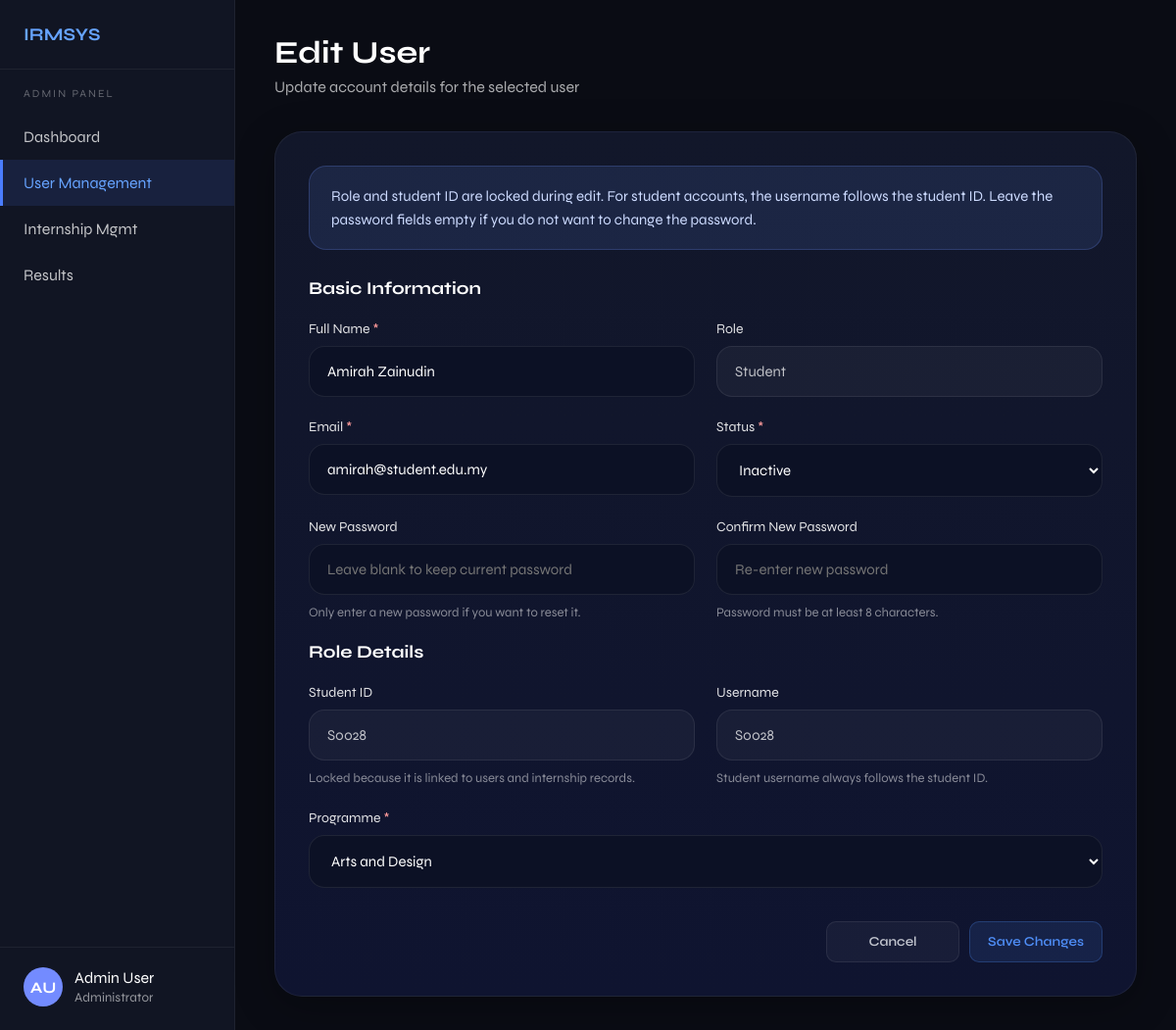
The page /src/edit_user.php?id=18 (signed in) on the database its author committed.
### tables this page shows
CREATE TABLE users (
    user_id       INT AUTO_INCREMENT PRIMARY KEY,
    username      VARCHAR(50)  NOT NULL UNIQUE,
    password      VARCHAR(255) NOT NULL,
    full_name     VARCHAR(100) NOT NULL,
    role          ENUM('admin','lecturer','supervisor','student') NOT NULL,
    programme     ENUM('Engineering','Arts and Design','Computer Science','Finance') DEFAULT NULL,
    company_name  VARCHAR(150) DEFAULT NULL,
    email         VARCHAR(100) NOT NULL UNIQUE,
    student_id    VARCHAR(10) DEFAULT NULL,
    status        ENUM('active','inactive') DEFAULT 'active',
    created_at    DATETIME DEFAULT CURRENT_TIMESTAMP,

    FOREIGN KEY (student_id) REFERENCES students(student_id) ON DELETE SET NULL
);

CREATE TABLE students (
    student_id  VARCHAR(10)  PRIMARY KEY,
    full_name   VARCHAR(100) NOT NULL,
    programme   ENUM('Engineering','Arts and Design','Computer Science','Finance') NOT NULL,
    email       VARCHAR(100) NOT NULL UNIQUE,
    status      ENUM('active','inactive') DEFAULT 'active',
    created_at  DATETIME DEFAULT CURRENT_TIMESTAMP
);

### src/edit_user.php (the view, shortened to what this page needs)
<?php
function h($value) {
    return htmlspecialchars($value ?? '', ENT_QUOTES, 'UTF-8');
}
function getInitials($name) {
    $parts = preg_split('/\s+/', trim((string)$name));
    $initials = '';
    foreach ($parts as $part) {
        if ($part !== '') {
            $initials .= strtoupper($part[0]);
        }
        if (strlen($initials) >= 2) {
            break;
        }
    }
    return $initials ?: 'AD';
}
$user_id = isset($_GET['id']) ? (int)$_GET['id'] : 0;
$conn = getConnection();
$stmt = $conn->prepare(
    "SELECT u.user_id, u.username, u.password, u.full_name, u.role, u.programme AS user_programme,
            u.email, u.student_id, u.status,
            s.programme AS student_programme, s.full_name AS student_full_name,
            s.email AS student_email, s.status AS student_status
     FROM users u
     LEFT JOIN students s ON u.student_id = s.student_id
     WHERE u.user_id = ?
     LIMIT 1"
);
$stmt->bind_param('i', $user_id);
$stmt->execute();
$user = $stmt->get_result()->fetch_assoc();
$full_name = $user['role'] === 'student' ? ($user['student_full_name'] ?: $user['full_name']) : $user['full_name'];
$role = $user['role'];
$email = $user['role'] === 'student' ? ($user['student_email'] ?: $user['email']) : $user['email'];
$status = $user['role'] === 'student' ? ($user['student_status'] ?: $user['status']) : $user['status'];
$student_id = $user['student_id'] ?? '';
$programme = $user['role'] === 'student' ? ($user['student_programme'] ?: $user['user_programme']) : ($user['user_programme'] ?? '');
?>
<!DOCTYPE html>
<html lang="en">
<head>
</head>
<body>
  <aside class="sidebar">
    <div>
      <div class="logo">IRMSYS</div>
      <div class="nav-section">
        <div class="nav-title">Admin Panel</div>
        <a href="admin_dashboard.php" class="nav-item">Dashboard</a>
        <a href="user_management.php" class="nav-item active">User Management</a>
        <a href="internship_list.php" class="nav-item">Internship Mgmt</a>
        <a href="view_results.php" class="nav-item">Results</a>
      </div>
    </div>
    <div class="admin-box">
      <div class="admin-avatar"><?= h(getInitials($_SESSION['full_name'] ?? 'Administrator')) ?></div>
      <div class="admin-info">
        <div><?= h($_SESSION['full_name'] ?? 'Administrator') ?></div>
        <small>Administrator</small>
      </div>
    </div>
  </aside>
  <main class="main">
    <div class="topbar">
      <h1>Edit User</h1>
      <p>Update account details for the selected user</p>
    </div>
    <div class="form-wrapper">
      <div class="note-box">
        Role and student ID are locked during edit. For student accounts, the username follows the student ID. Leave the password fields empty if you do not want to change the password.
      </div>
      <form id="editUserForm" action="edit_user.php?id=<?= (int)$user_id ?>" method="POST">
        <div class="section-title">Basic Information</div>
        <div class="form-grid">
          <div class="field-group">
            <label for="full_name">Full Name <span class="required">*</span></label>
            <input type="text" id="full_name" name="full_name" placeholder="Enter full name" value="<?= h($full_name) ?>" required>
          </div>
          <div class="field-group">
            <label for="role_display">Role</label>
            <input type="text" id="role_display" value="<?= h(ucfirst($role)) ?>" readonly>
          </div>
          <div class="field-group">
            <label for="email">Email <span class="required">*</span></label>
            <input type="email" id="email" name="email" placeholder="Enter email address" value="<?= h($email) ?>" required>
          </div>
          <div class="field-group">
            <label for="status">Status <span class="required">*</span></label>
            <select id="status" name="status" required>
              <option value="inactive" <?= $status === 'inactive' ? 'selected' : '' ?>>Inactive</option>
            </select>
          </div>
          <div class="field-group">
            <label for="password">New Password</label>
            <input type="password" id="password" name="password" placeholder="Leave blank to keep current password">
            <div class="helper-text">Only enter a new password if you want to reset it.</div>
          </div>
          <div class="field-group">
            <label for="confirm_password">Confirm New Password</label>
            <input type="password" id="confirm_password" name="confirm_password" placeholder="Re-enter new password">
            <div class="helper-text">Password must be at least 8 characters.</div>
          </div>
        </div>
        <div class="section-title">Role Details</div>
        <?php if ($role === 'student'): ?>
          <div class="form-grid">
            <div class="field-group">
              <label for="student_id">Student ID</label>
              <input type="text" id="student_id" name="student_id" value="<?= h($student_id) ?>" readonly>
              <div class="helper-text">Locked because it is linked to users and internship records.</div>
            </div>
            <div class="field-group">
              <label for="student_username">Username</label>
              <input type="text" id="student_username" value="<?= h($student_id) ?>" readonly>
              <div class="helper-text">Student username always follows the student ID.</div>
            </div>
            <div class="field-group full-width">
              <label for="programme">Programme <span class="required">*</span></label>
              <select id="programme" name="programme" required>
                <option value="Arts and Design" <?= $programme === 'Arts and Design' ? 'selected' : '' ?>>Arts and Design</option>
              </select>
            </div>
          </div>
        <?php endif; ?>
        <div class="button-row">
          <a href="user_management.php" class="btn-secondary">Cancel</a>
          <button type="submit" class="btn-primary">Save Changes</button>
        </div>
      </form>
    </div>
  </main>
</body>
</html>

### src/edit_user.php (style rules this page uses)
* { margin: 0; padding: 0; box-sizing: border-box; font-family: 'Syne', sans-serif; }
body { background: #0a0c14; color: #ffffff; display: flex; min-height: 100vh; }
.sidebar { width: 240px; background: #111523; border-right: 1px solid rgba(255,255,255,0.06); display: flex; flex-direction: column; justify-content: space-between; padding: 24px 0; }
.logo { font-size: 18px; font-weight: 700; color: #66a3ff; padding: 0 24px 24px; border-bottom: 1px solid rgba(255,255,255,0.06); }
.nav-section { padding-top: 18px; }
.nav-title { font-size: 11px; letter-spacing: 2px; color: rgba(255,255,255,0.35); padding: 0 24px 14px; text-transform: uppercase; }
.nav-item { display: flex; align-items: center; gap: 12px; color: rgba(255,255,255,0.75); text-decoration: none; padding: 14px 24px; transition: 0.2s; }
.nav-item:hover, .nav-item.active { background: rgba(74, 125, 255, 0.12); color: #66a3ff; border-left: 3px solid #4a7dff; padding-left: 21px; }
.admin-box { border-top: 1px solid rgba(255,255,255,0.06); padding: 20px 24px 0; display: flex; align-items: center; gap: 12px; }
.admin-avatar { width: 40px; height: 40px; border-radius: 50%; background: #738bff; display: flex; align-items: center; justify-content: center; font-weight: 700; }
.admin-info small { color: rgba(255,255,255,0.55); }
.main { flex: 1; padding: 34px 40px; }
.topbar h1 { font-size: 32px; font-weight: 700; margin-bottom: 6px; }
.topbar p { color: rgba(255,255,255,0.65); margin-bottom: 36px; }
.form-wrapper { background: linear-gradient(180deg, #12172a 0%, #0f1430 100%); border: 1px solid rgba(255,255,255,0.06); border-radius: 28px; padding: 34px; box-shadow: 0 10px 40px rgba(0,0,0,0.28); }
.note-box, .error-box { padding: 18px 22px; border-radius: 18px; margin-bottom: 28px; font-size: 15px; line-height: 1.6; }
.note-box { background: rgba(111,144,255,0.12); border: 1px solid rgba(111,144,255,0.22); color: #cddbff; }
.section-title { font-size: 18px; font-weight: 700; margin: 18px 0 22px; }
.form-grid { display: grid; grid-template-columns: 1fr 1fr; gap: 22px; }
.field-group { display: flex; flex-direction: column; gap: 9px; }
.field-group.full-width { grid-column: 1 / -1; }
label { font-size: 14px; color: rgba(255,255,255,0.88); }
.required { color: #ff9b9b; }
input, select { width: 100%; padding: 16px 18px; border-radius: 16px; border: 1px solid rgba(255,255,255,0.08); background: #0c1125; color: #fff; font-size: 15px; outline: none; transition: 0.2s; }
input[readonly] { background: rgba(255,255,255,0.04); color: rgba(255,255,255,0.72); cursor: not-allowed; }
.helper-text { color: rgba(255,255,255,0.5); font-size: 13px; line-height: 1.5; }
.button-row { display: flex; justify-content: flex-end; gap: 10px; margin-top: 34px; }
.btn-primary, .btn-secondary { display: inline-flex; align-items: center; justify-content: center; width: 136px; min-width: 136px; height: 42px; padding: 0 16px; border-radius: 10px; text-decoration: none; font-size: 13.5px; font-weight: 600; transition: all 0.15s ease; cursor: pointer; border: 1px solid transparent; font-family: var(--font); }
.btn-primary { background: rgba(79,142,247,0.12); color: #4f8ef7; border-color: rgba(79,142,247,0.25); }
.btn-secondary { background: rgba(255,255,255,0.04); color: rgba(232,234,240,0.82); border-color: rgba(255,255,255,0.08); }

### rows shown on the page
users: full_name "Amirah Zainudin", role "Student", email "amirah@student.edu.my", status "Inactive", student_id "S0028", student "S0028", programme "Arts and Design"

### other values the page prints
getInitials($_SESSION['full_name'] ?? 'Administrator') "AU"
$_SESSION['full_name'] "Admin User"
